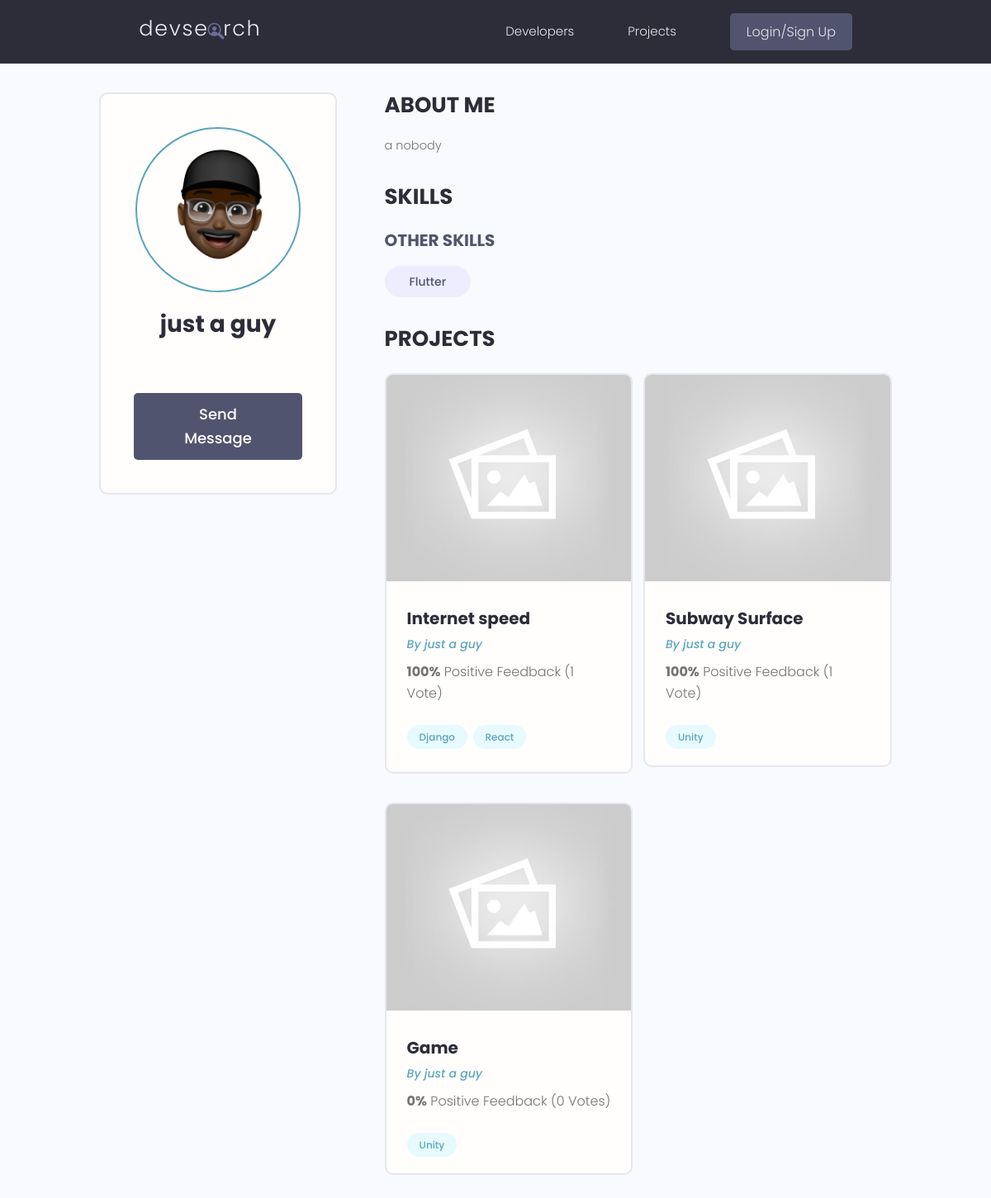
Screenshot of /profile/3ab5f054-c89d-4626-9f21-17037ee23166/ with the database file from the repository.
### users/models.py (models this page shows, shortened)
class Profile(models.Model):
    user = models.OneToOneField(User, on_delete=models.CASCADE)
    id = models.UUIDField(primary_key=True, editable=False, unique=True, default=uuid.uuid4)
    created_at = models.DateTimeField(auto_now_add=True)
    name = models.CharField(max_length=200, blank=True, null=True)
    username = models.CharField(max_length=200, blank=True, null=True)
    email = models.EmailField(max_length=200, blank=True, null=True)
    bio = models.TextField(blank=True, null=True)
    intro = models.CharField(max_length=200, blank=True, null=True)
    github_link = models.CharField(max_length=500, blank=True, null=True)
    website_link = models.CharField(max_length=500, blank=True, null=True)
    twitter_link = models.CharField(max_length=500, blank=True,null= True)
    image = models.ImageField(upload_to='profiles/', default='profiles/user-default.png')
    class Meta:
        ordering = ['created_at']

class Skill(models.Model) :
    owner = models.ForeignKey(Profile, blank=True, null=True, on_delete=models.CASCADE)
    name = models.CharField(max_length=200, blank=True, null=True)
    description = models.TextField(blank=True, null=True)
    id = models.UUIDField(primary_key=True, editable=False, unique=True, default=uuid.uuid4)
    created_at = models.DateTimeField(auto_now_add=True)
    def __str__(self):
        return self.name

### projects/models.py (models this page shows, shortened)
class Project(models.Model):
    owner = models.ForeignKey(Profile, null=True, blank=True, on_delete=models.CASCADE,)
    id = models.UUIDField(default=uuid.uuid4, unique=True, editable=False, primary_key=True)
    title = models.CharField(max_length=200)
    description = models.TextField(null=True, blank=True)
    demo_link = models.CharField(null=True, blank=True, max_length=2000)
    source_link = models.CharField(null=True, blank=True, max_length=2000)
    created_at = models.DateTimeField(auto_now_add=True)
    tags = models.ManyToManyField('Tag', blank=True)
    total_votes = models.IntegerField(default=0, null=True, blank=True)
    vote_ration = models.IntegerField(default=0, null=True, blank=True)
    image = models.ImageField(null=True, blank=True,default='default.jpg')
    class Meta:
        ordering = ['-vote_ration','-total_votes','title']
    @property
    def imageUrl(self):
        try:
            url = self.image.url
        except:
            url = ""
        return url

class Tag(models.Model):
    name = models.CharField(max_length=200)
    id = models.UUIDField(default=uuid.uuid4, unique=True, editable=False, primary_key=True)
    created_at = models.DateField(auto_now_add=True)
    def __str__(self):
        return self.name

### users/views.py (the view)
# urls.py: path('profile/<str:id>/',views.userProfile,name='user-profile'),
def userProfile(request,id):
    profile = Profile.objects.get(id=id)
    topSkills = profile.skill_set.exclude(description__exact='')
    otherSkills = profile.skill_set.filter(description='')
    context = {'profile': profile, 'topSkills': topSkills, 'otherSkills': otherSkills}
    return render(request,'users/user-profile.html', context)

### users/templates/users/user-profile.html (shortened to what this page needs)
{% extends 'main.html' %}
{% block content %}
<main class="profile my-md">
    <div class="container">
        <div class="layout">
            <div class="column column--1of3">
                <div class="card text-center">
                    <div class="card__body dev">
                        <img class="avatar avatar--xl" src="{{ profile.image.url }}" />
                        <h2 class="dev__name">{{profile.name}}</h2>
                        {% if request.user.profile.id != profile.id %}
                        <a href="{% url 'send-message' profile.id %}" class="btn btn--sub btn--lg">Send Message </a>
                        {% endif %}
                    </div>
                </div>
            </div>
            <div class="column column--2of3">
                <div class="devInfo">
                    <h3 class="devInfo__title">About Me</h3>
                    <p class="devInfo__about">{{profile.bio}}</p>
                </div>
                <div class="devInfo">
                    <h3 class="devInfo__title">Skills</h3>
                    <div class="devInfo__skills">
                        <h3 class="devInfo__subtitle">Other Skills</h3>
                        <div class="devInfo__otherSkills">
                            {% for skill in otherSkills %}
                            <span class="tag tag--pill tag--sub tag--lg">
                                <small>{{skill}}</small>
                            </span>
                            {% endfor %}
                        </div>
                    </div>
                </div>
                <div class="devInfo">
                    <h3 class="devInfo__title">Projects</h3>
                    <div class="grid grid--two">
                        {% for project in profile.project_set.all %}
                        <div class="column">
                            <div class="card project">
                                <a href="{% url 'project' project.id %}" class="project">
                                    <img class="project__thumbnail" src="{{project.imageUrl}}"
                                        alt="project thumbnail" />
                                    <div class="card__body">
                                        <h3 class="project__title">{{project.title}}</h3>
                                        <p><a class="project__author"
                                                href="{% url 'user-profile' project.owner.id %}">By
                                                {{project.owner.name}}</a>
                                        </p>
                                        <p class="project--rating">
                                            <span style="font-weight: bold;">{{project.vote_ration}}%</span> Positive
                                            Feedback ({{project.total_votes}} Vote{{project.total_votes|pluralize:"s"}})
                                        </p>
                                        <div class="project__tags">
                                            {% for tag in project.tags.all %}
                                            <span class="tag tag--pill tag--main">
                                                <small>{{tag}}</small>
                                            </span>
                                            {% endfor %}
                                        </div>
                                    </div>
                                </a>
                            </div>
                        </div>
                        {% endfor %}
                    </div>
                </div>
            </div>
        </div>
    </div>
</main>
{% endblock content %}

### static/styles/app.css (style rules this page uses)
:root { --color-sub: #2d2d39; }
.btn--sub { background-color: var(--color-sub-light); }
.card { border: 2px solid var(--color-light); }
img { width: 100%; }
.profile .card > .dev { padding: 4rem; }
.dev__name { color: var(--color-sub); font-size: 2.8rem; font-weight: 700; margin-top: 1rem; margin-bottom: 0.5rem; }
.devInfo { margin-bottom: 3rem; }
.devInfo__title, .devInfo__subtitle { font-size: 2.6rem; color: var(--color-sub); text-transform: uppercase; font-weight: 700; margin-bottom: 1.5rem; }
.devInfo__subtitle { font-size: 2rem; color: var(--color-sub-light); }
.devInfo__about, .devSkill__info { font-size: 1.45rem; line-height: 1.7; text-align: justify; }
.project__author { font-size: 1.4rem; font-style: italic; }
.project--rating { margin-bottom: 1.6em; margin-top: .5em; }
.project__thumbnail { height: 25rem; object-fit: cover; object-position: top center; }
.project__title { font-size: 2rem; font-weight: 700; color: var(--color-sub); }

### static/uikit/styles/modules/_variables.css (style rules this page uses)
:root { --color-main: #5aa5b9; --color-main-light: #e6faff; --color-sub: #3f4156; --color-sub-light: #51546e; --color-sub-lighter: #ededfd; --color-text: #737373; --color-gray: #8b8b8b; --color-light: #e5e7eb; --color-light-gray: #767676; --color-bg: #f8fafd; --color-white: #fffefd; --color-white-light: #f3f3f3; --color-success: #359e64; --color-success-bg: #def8e8; --color-error: #fc4b0b; --color-error-bg: #fff2ee; --font-base: 'Poppins', arial, helvetica, 'Segoe UI', roboto, ubuntu, sans-serif; --font-monospace: 'Fira Code', 'Courier New', courier, monospace; --font-regular: 300; --font-medium: 500; --font-bold: 700; --generic-shadow: 1px 1px 5px #00000010; --generic-transition: all 0.3s ease-in-out; }

### static/uikit/styles/modules/_base.css (style rules this page uses)
* { margin: 0; padding: 0; box-sizing: border-box; text-rendering: optimizeLegibility; color: inherit; font-size: inherit; }
html { font-size: 50%; }
@media only screen and (min-width: 480px) { html { font-size: 56.25%; } }
@media only screen and (min-width: 1200px) { html { font-size: 62.5%; } }
body { line-height: 1.6; font-weight: 400; font-size: 1.5rem; color: var(--color-text); background-color: var(--color-bg); min-height: 100vh; }

### static/uikit/styles/modules/_typography.css (style rules this page uses)
* { font-family: var(--font-base); }
h2 { font-size: 3.6rem; font-weight: var(--font-bold); }
h3 { font-size: 3.2rem; font-weight: var(--font-medium); }
p, span, strong { font-size: 1.6rem; color: var(--color-text); font-weight: var(--font-regular); }
a { padding-bottom: 2px; text-decoration: none; display: inline-block; color: var(--color-main); font-weight: var(--font-medium); }

### static/uikit/styles/modules/_utilities.css (style rules this page uses)
.container { width: 92%; max-width: 165rem; margin: 0 auto; box-sizing: border-box; }
@media screen and (min-width: 1000px) { .container { width: 90%; } }
@media screen and (min-width: 1200px) { .container { width: 80%; } }
.text-center { text-align: center; }
.my-md { margin: 3rem auto; }

### static/uikit/styles/modules/_avatar.css (style rules this page uses)
.avatar { border-radius: 50%; border: 2px solid var(--color-main); object-fit: cover; }
.avatar--xl { height: 20rem; width: 20rem; }

### static/uikit/styles/modules/_button.css (style rules this page uses)
.btn { display: inline-block; position: relative; cursor: pointer; background-color: var(--color-light); font-weight: var(--font-medium); color: var(--color-sub); text-decoration: none; padding: 1rem 2rem; border-radius: 0.5rem; border: none; width: -webkit-fit-content; width: -moz-fit-content; width: fit-content; height: -webkit-fit-content; height: -moz-fit-content; height: fit-content; font-size: 1.6rem; outline-width: 0; outline-color: transparent; -webkit-backface-visibility: hidden; backface-visibility: hidden; transition: all 0.3s ease-in-out; }
.btn--sub { background-color: var(--color-sub); color: var(--color-white); }
.btn--lg { font-size: 1.8rem; padding: 1.2rem 4.5rem; }

### static/uikit/styles/modules/_card.css (style rules this page uses)
.card { border-radius: 1rem; background-color: var(--color-white); border: 1.5px solid var(--color-light); width: auto; height: auto; margin-top: 0.5rem; margin-bottom: 0.5rem; overflow: hidden; }
.card__body, .card__header { padding: 2rem 2.5rem; }

### static/uikit/styles/modules/_grid.css (style rules this page uses)
.grid { display: flex; flex-wrap: wrap; justify-content: flex-start; align-items: stretch; }
.grid > .column { min-width: 28rem; margin-bottom: 2.5rem; }
.grid--two > .column { flex-basis: 100%; }
@media screen and (min-width: 800px) { .grid--two { margin-right: -2%; } }
@media screen and (min-width: 800px) { .grid--two > .column { margin-right: 2%; } }
@media screen and (min-width: 800px) { .grid--two > .column { flex-basis: 48%; } }

### rows the page displays
Profile: image (picture), name "just a guy", bio "a nobody"
Skill: name "Flutter"
Project: imageUrl (placeholder picture), title "Internet speed", owner.name "just a guy", vote_ration "100", total_votes "1"
Tag: name "Django"
Tag: name "React"
Project: imageUrl (placeholder picture), title "Subway Surface", owner.name "just a guy", vote_ration "100", total_votes "1"
Tag: name "Unity"
Project: imageUrl (placeholder picture), title "Game", owner.name "just a guy", vote_ration "0", total_votes "0"
